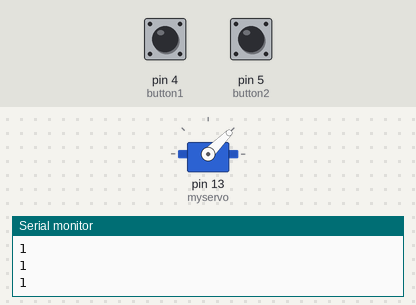
The sketch below on a simulated Arduino Uno, built with avr-gcc and run on an emulated ATmega328P. Shown: servo, the last lines printed to the serial monitor. Inputs (shaded band) come from the test bench; at power-on: pin 4 (button1) HIGH, pin 5 (button2) HIGH.

Above: at 1.2 s.
1.3 s: pin 4 (button1) pulled LOW for 0.15 s
At 1.77 s:
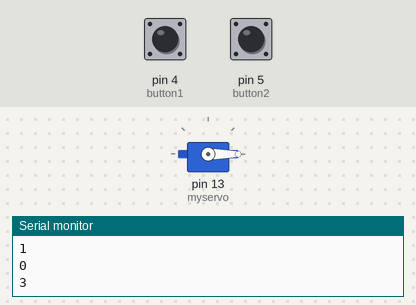
At 2.45 s:
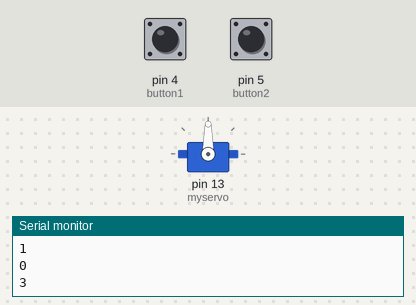
4.4 s: pin 4 (button1) pulled LOW for 3.2 s
At 6.19 s:
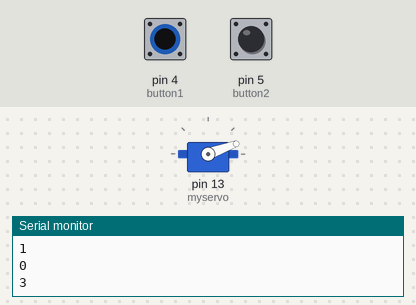
Timing chart, 0 to 14.6 s (numbered marks = the images above; inputs shaded):
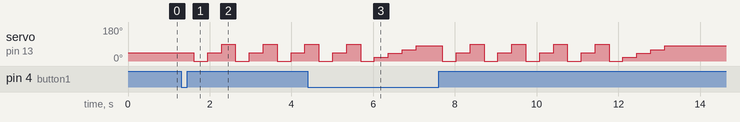

The sketch:

ferro_servo_300ms_bt_beatsmanual.ino
```cpp
#include <Servo.h>

Servo myservo;
int input;
int button1 = 4;
int button2 = 5;
int press1 = 0;
int press2 = 0;

void setup()
{
  myservo.attach(13);
  Serial.begin(9600);
  myservo.write(45);
  pinMode(button1, INPUT);
  pinMode(button2, INPUT);

  digitalWrite(button1, HIGH);
  digitalWrite(button2, HIGH);
}

void loop() {
    press1 = digitalRead(button1);
    press2 = digitalRead(button2);
    Serial.println(press1);

    if (press1 == LOW){
        press1 = 3;
        press2 = 0;
    } else if (press2 == LOW) {
      press1 = 0;
      press2 = 3;
    }

    if (press1 == 3) {
      int bytesSent = Serial.println("3");
      String beat = "x..x..x..x..x....";
      delay(300);

      myservo.write(0);
      delay(340);
      myservo.write(45);
      delay(340);
      myservo.write(90);
      delay(340);
      myservo.write(0);
      delay(340);
      myservo.write(45);
      delay(340);
      myservo.write(90);
      delay(340);
      myservo.write(0);
      delay(340);
      myservo.write(45);
      delay(340);
      myservo.write(90);
      delay(340);
      myservo.write(0);
      delay(340);
      myservo.write(45);
      delay(340);
      myservo.write(90);
      delay(340);
      myservo.write(0);
      delay(340);
      myservo.write(20);
      delay(340);
      myservo.write(40);
      delay(340);
      myservo.write(60);
      delay(340);
      myservo.write(80);
      delay(340);
    }
}
```

Measured:
- after the input at 1.3 s, servo on pin 13 (myservo): 45° → 0° after 0.31 s, then repeats every 1.0 s: 45° 0.34 s, 90° 0.34 s, 0° 0.34 s
